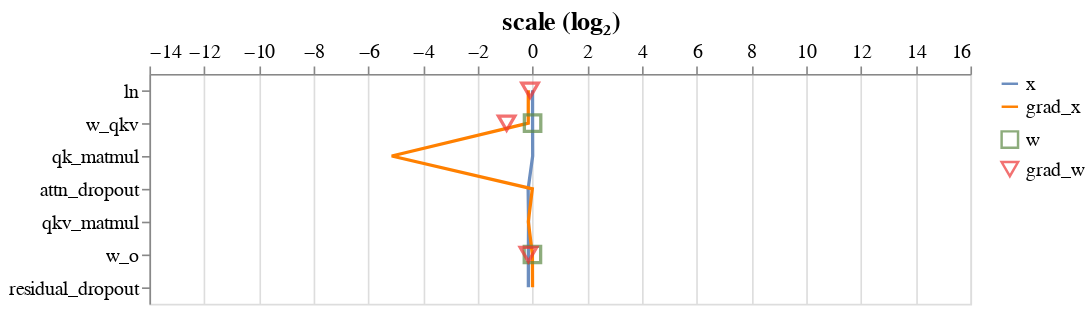

The cell this chart's notebook holds for it:
### Markdown cell above
To unit scale the attention layer we again swap out regular layers for unit-scaled ones. This requires altering two more operations: matmul and softmax.

Like the linear layer, we provide scaling the matmul based on varying criteria. We find that scaling each matmul and linear layer here for the forward pass ensures good scaling in both directions. We see this empirically in our analysis:

### Code cell
attention = UnitScaledAttention(config).apply(init_weights(unit_init))
analyse_attn(attention, config, batch_size=64, seq_len=64)

### Figure 1 — Vega-Lite specification as saved in the notebook (floating-point values rounded to 4 significant figures)
{"config": {"view": {"continuousWidth": 400, "continuousHeight": 300}, "axis": {"labelFontSize": 12, "titleFontSize": 16}}, "layer": [{"data": {"name": "data-0af0d32c84e705fc109614da4a0918b2"}, "mark": "line", "encoding": {"color": {"field": "type", "legend": {"labelFontSize": 12, "symbolSize": 100, "title": ""}, "scale": {"range": ["#6C8EBF", "#FF8000"]}, "sort": "descending", "type": "nominal"}, "x": {"axis": {"orient": "top", "values": [-14.0, -12.0, -10.0, -8.0, -6.0, -4.0, -2.0, 0.0, 2.0, 4.0, 6.0, 8.0, 10.0, 12.0, 14.0, 16.0]}, "field": "scale (log₂)", "scale": {"domain": [-14.0, 16.0]}, "type": "quantitative"}, "y": {"field": "op", "sort": ["ln", "w_qkv", "qk_matmul", "attn_dropout", "qkv_matmul", "w_o", "residual_dropout"], "title": "", "type": "ordinal"}}}, {"data": {"name": "data-e01dd02b8bad112dbbd5267520fea08d"}, "mark": {"type": "point", "size": 100}, "encoding": {"color": {"field": "type", "legend": {"labelFontSize": 12, "symbolSize": 100, "title": ""}, "scale": {"range": ["#5D8944", "#ED3434"]}, "sort": "descending", "type": "nominal"}, "shape": {"field": "type", "scale": {"range": ["square", "triangle-down"]}, "sort": "descending", "type": "nominal"}, "x": {"axis": {"orient": "top", "values": [-14.0, -12.0, -10.0, -8.0, -6.0, -4.0, -2.0, 0.0, 2.0, 4.0, 6.0, 8.0, 10.0, 12.0, 14.0, 16.0]}, "field": "scale (log₂)", "scale": {"domain": [-14.0, 16.0]}, "type": "quantitative"}, "y": {"field": "op", "sort": ["ln", "w_qkv", "qk_matmul", "attn_dropout", "qkv_matmul", "w_o", "residual_dropout"], "title": "", "type": "ordinal"}}}], "resolve": {"scale": {"color": "independent", "shape": "independent"}}, "width": 500, "$schema": "https://vega.github.io/schema/vega-lite/v4.17.0.json", "datasets": {"data-0af0d32c84e705fc109614da4a0918b2": [{"type": "x", "op": "ln", "scale (log₂)": -6.793e-06}, {"type": "x", "op": "w_qkv", "scale (log₂)": 0.0007739}, {"type": "x", "op": "qk_matmul", "scale (log₂)": 0.004909}, {"type": "x", "op": "attn_dropout", "scale (log₂)": -0.1612}, {"type": "x", "op": "qkv_matmul", "scale (log₂)": -0.1467}, {"type": "x", "op": "w_o", "scale (log₂)": -0.1529}, {"type": "x", "op": "residual_dropout", "scale (log₂)": -0.1528}, {"type": "grad_x", "op": "ln", "scale (log₂)": -0.1556}, {"type": "grad_x", "op": "w_qkv", "scale (log₂)": -0.1574}, {"type": "grad_x", "op": "qk_matmul", "scale (log₂)": -5.146}, {"type": "grad_x", "op": "attn_dropout", "scale (log₂)": -0.008765}, {"type": "grad_x", "op": "qkv_matmul", "scale (log₂)": -0.1545}, {"type": "grad_x", "op": "w_o", "scale (log₂)": -0.005397}, {"type": "grad_x", "op": "residual_dropout", "scale (log₂)": -0.0007089}], "data-e01dd02b8bad112dbbd5267520fea08d": [{"type": "w", "op": "ln", "scale (log₂)": null}, {"type": "w", "op": "w_qkv", "scale (log₂)": 0.0006658}, {"type": "w", "op": "w_o", "scale (log₂)": -0.004634}, {"type": "grad_w", "op": "ln", "scale (log₂)": -0.09207}, {"type": "grad_w", "op": "w_qkv", "scale (log₂)": -0.9471}, {"type": "grad_w", "op": "w_o", "scale (log₂)": -0.152}]}}
